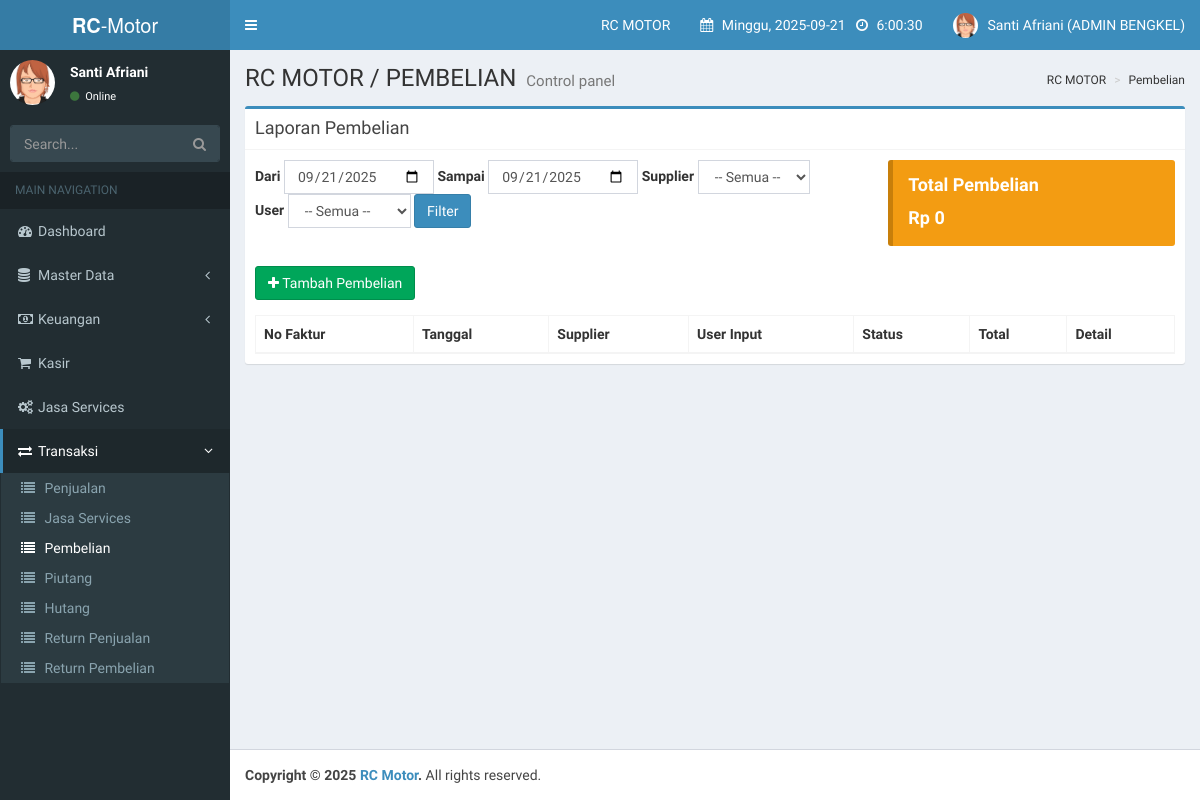
The app's page /index.php?page=pembelian (signed in) with its own data.
### tables this page shows
CREATE TABLE `users` (
  `id_user` int(11) NOT NULL AUTO_INCREMENT,
  `nama_lengkap` varchar(100) NOT NULL,
  `email` varchar(100) NOT NULL,
  `password` varchar(255) NOT NULL,
  `role` enum('super_user','owner_bengkel','admin_bengkel','teknisi') NOT NULL,
  `bengkel_id` int(11) DEFAULT NULL,
  `created_at` timestamp NOT NULL DEFAULT current_timestamp(),
  `updated_at` timestamp NOT NULL DEFAULT current_timestamp() ON UPDATE current_timestamp(),
  PRIMARY KEY (`id_user`),
  UNIQUE KEY `email` (`email`),
  KEY `bengkel_id` (`bengkel_id`),
  CONSTRAINT `users_ibfk_1` FOREIGN KEY (`bengkel_id`) REFERENCES `bengkels` (`id_bengkel`) ON DELETE SET NULL
);

CREATE TABLE `bengkels` (
  `id_bengkel` int(11) NOT NULL AUTO_INCREMENT,
  `nama_bengkel` varchar(100) NOT NULL,
  `alamat` text DEFAULT NULL,
  `telepon` varchar(20) DEFAULT NULL,
  `owner_id` int(11) DEFAULT NULL,
  `status` enum('aktif','non_aktif') NOT NULL DEFAULT 'aktif',
  `created_at` timestamp NOT NULL DEFAULT current_timestamp(),
  `updated_at` timestamp NOT NULL DEFAULT current_timestamp() ON UPDATE current_timestamp(),
  PRIMARY KEY (`id_bengkel`),
  KEY `fk_bengkels_owner` (`owner_id`),
  CONSTRAINT `fk_bengkels_owner` FOREIGN KEY (`owner_id`) REFERENCES `users` (`id_user`) ON DELETE SET NULL
);

### inc/functions.php (called while the page is built)
<?php
function get_user_role() {
    return $_SESSION['role'] ?? null;
}
?>

### pages/admin_bengkel/pembelian.php (the view, shortened to what this page needs)
<?php
$tgl_dari = $_GET['tgl_dari'] ?? date('Y-m-d');
$tgl_sampai = $_GET['tgl_sampai'] ?? date('Y-m-d');
$where = "WHERE t.no_faktur LIKE '%PB%'";
if ($tgl_dari && $tgl_sampai) {
    $where .= " AND DATE(t.tanggal) BETWEEN '$tgl_dari' AND '$tgl_sampai'";
}
$total_pembelian = 0;
$q_total = mysqli_query($conn, "
    SELECT SUM(t.total) as total_pembelian
    FROM transaksi t
    $where AND id_bengkel = '$id_bengkel'
");
if ($row = mysqli_fetch_assoc($q_total)) {
    $total_pembelian = $row['total_pembelian'] ?? 0;
}
?>
<div class="box box-primary">
    <div class="box-header with-border">
        <h3 class="box-title">Laporan Pembelian</h3>
    </div>
    <div class="box-body">
        <div class="row">
            <div class="col-md-8">
                <form method="get" class="form-inline" style="margin-bottom: 20px;">
                    <div class="form-group">
                        <label>Dari</label>
                        <input type="date" name="tgl_dari" class="form-control" value="<?= $tgl_dari ?>">
                    </div>
                    <div class="form-group">
                        <label>Sampai</label>
                        <input type="date" name="tgl_sampai" class="form-control" value="<?= $tgl_sampai ?>">
                    </div>
                    <div class="form-group">
                        <label>Supplier</label>
                        <select name="id_supplier" class="form-control">
                            <option value="">-- Semua --</option>
                        </select>
                    </div>
                    <div class="form-group">
                        <label>User</label>
                        <select name="id_user" class="form-control">
                            <option value="">-- Semua --</option>
                        </select>
                    </div>
                    <button type="submit" class="btn btn-primary">Filter</button>
                </form>
            </div>
            <div class="col-md-4">
                <div class="callout callout-warning" style="margin-bottom: 20px;">
                    <h4>Total Pembelian</h4>
                    <p style="font-size: 18px; font-weight: bold;">Rp <?= number_format($total_pembelian, 0, ',', '.'); ?></p>
                </div>
            </div>
        </div>
        <div class="row" style="margin-bottom: 15px;">
            <div class="col-md-12 text-left">
                <button class="btn btn-success" data-toggle="modal" data-target="#modalTransaksiPembelian">
                <i class="fa fa-plus"></i> Tambah Pembelian
                </button>
            </div>
        </div>
        <table id="tableLaporan" class="table table-bordered table-striped">
            <thead>
                <tr>
                    <th>No Faktur</th>
                    <th>Tanggal</th>
                    <th>Supplier</th>
                    <th>User Input</th>
                    <th>Status</th>
                    <th>Total</th>
                    <th>Detail</th>
                </tr>
            </thead>
        </table>
    </div>
</div>

### index.php (shortened to what this page needs)
<?php
include 'inc/koneksi.php';
require_once 'inc/functions.php';
$page = $_GET['page'] ?? 'default_page';
$breadcrumb = str_replace("_", " ", $page);
if (!isset($_SESSION['email']) || $_SESSION['email'] == "") {
    header("location:login.php");
    exit();
} else {
    $current_user_role = $_SESSION['role'];
    $query_data_users = mysqli_query($conn, "SELECT nama_lengkap, role, users.bengkel_id, bengkels.nama_bengkel FROM users join bengkels on users.bengkel_id = bengkels.id_bengkel WHERE email = '$_SESSION[email]'");
    $data_users = mysqli_fetch_array($query_data_users);
    $roletext = str_replace("_"," ", $data_users['role']);
    $nama_bengkel = htmlspecialchars($data_users['nama_bengkel']);
    $id_bengkel = htmlspecialchars($data_users['bengkel_id']);
?>
<!DOCTYPE html>
<html>
<head>
    <link rel="stylesheet" href="bower_components/bootstrap/dist/css/bootstrap.min.css">
    <link rel="stylesheet" href="bower_components/font-awesome/css/font-awesome.min.css">
    <link rel="stylesheet" href="dist/css/AdminLTE.min.css">
    <link rel="stylesheet" href="dist/css/skins/_all-skins.min.css">
    <link rel="stylesheet" href="bower_components/morris.js/morris.css">
    <link rel="stylesheet" href="bower_components/jvectormap/jquery-jvectormap.css">
    <link rel="stylesheet" href="bower_components/bootstrap-datepicker/dist/css/bootstrap-datepicker.min.css">
    <link rel="stylesheet" href="bower_components/bootstrap-daterangepicker/daterangepicker.css">
    <link rel="stylesheet" href="plugins/bootstrap-wysihtml5/bootstrap3-wysihtml5.min.css">
    <link rel="stylesheet" type="text/css" href="plugins/datatable/datatables.css">
    <link href="https://cdn.jsdelivr.net/npm/select2@4.1.0-rc.0/dist/css/select2.min.css" rel="stylesheet" />
</head>
<body class="hold-transition skin-blue sidebar-mini">
<div class="wrapper">
    <header class="main-header">
        <a href="#" class="logo">
            <span class="logo-lg"><b>RC</b>-Motor</span>
        </a>
        <nav class="navbar navbar-static-top">
            <a href="#" class="sidebar-toggle" data-toggle="push-menu" role="button">
            </a>
            <div class="navbar-custom-menu">
                <ul class="nav navbar-nav">
                    <li class="dropdown user tasks-menu">
                        <a href="#" class="dropdown-toggle" data-toggle="dropdown">
                            <?= $nama_bengkel; ?>
                        </a>
                    </li>
                    <li class="dropdown user tasks-menu">
                        <a href="#" class="dropdown-toggle" data-toggle="dropdown">
                            <i class="fa fa-calendar" aria-hidden="true"></i>
                            <span class="" id="tanggal">
                                <?php
                                    function hari_ini(){
                                        $hari = date ("D");
                                        switch($hari){
                                            case 'Sun':
                                                $hari_ini = "Minggu";
                                            break;
                                        }
                                        return $hari_ini;
                                    }
                                ?>
                                <?= hari_ini().', '.date("Y-m-d"); ?>
                            </span>
                            <i class="fa fa-clock-o" aria-hidden="true"></i>
                            <span class="" id="jam">
                            </span>
                        </a>
                    </li>
                    <li class="dropdown user user-menu">
                        <a href="#" class="dropdown-toggle" data-toggle="dropdown">
                            <img src="dist/img/avatar3.png" class="user-image" alt="User Image">
                            <span class="hidden-xs"><?= $data_users['nama_lengkap']; ?> (<?= strtoupper($roletext); ?>)</span>
                        </a>
                    </li>
                </ul>
            </div>
        </nav>
    </header>
    <aside class="main-sidebar">
        <section class="sidebar">
            <div class="user-panel">
                <div class="pull-left image">
                    <img src="dist/img/avatar3.png" class="img-circle" alt="User Image">
                </div>
                <div class="pull-left info">
                    <p><?= $data_users['nama_lengkap']; ?></p>
                    <a href="#"><i class="fa fa-circle text-success"></i> Online</a>
                </div>
            </div>
            <form action="#" method="get" class="sidebar-form">
                <div class="input-group">
                    <input type="text" name="q" class="form-control" placeholder="Search...">
                    <span class="input-group-btn">
                        <button type="submit" name="search" id="search-btn" class="btn btn-flat"><i class="fa fa-search"></i>
                        </button>
                    </span>
                </div>
            </form>
            <?php
            $page = $_GET['page'] ?? 'dashboard';
            ?>
            <ul class="sidebar-menu" data-widget="tree">
                <li class="header">MAIN NAVIGATION</li>
                <li class="<?php echo ($page === 'dashboard') ? 'active' : ''; ?>">
                    <a href="?page=dashboard">
                        <i class="fa fa-dashboard"></i><span>Dashboard</span>
                    </a>
                </li>
                <?php if (get_user_role() === 'admin_bengkel'): ?>
                <li class="treeview <?php echo (in_array($page, ['sparepart', 'barcode', 'supplier', 'pelanggan', 'teknisi', 'jenis_services', 'merk', 'sub_merk', 'stok_opname', 'history_stok_masuk', 'history_stok_keluar'])) ? 'active menu-open' : ''; ?>">
                    <a href="#">
                        <i class="fa fa-database"></i><span>Master Data</span>
                        <span class="pull-right-container">
                            <i class="fa fa-angle-left pull-right"></i>
                        </span>
                    </a>
                </li>
                <li class="treeview <?php echo (in_array($page, ['asset', 'modal', 'biaya'])) ? 'active menu-open' : ''; ?>">
                    <a href="#">
                        <i class="fa fa-money"></i><span>Keuangan</span>
                        <span class="pull-right-container">
                            <i class="fa fa-angle-left pull-right"></i>
                        </span>
                    </a>
                </li>
                <li class="<?php echo ($page === 'kasir') ? 'active' : ''; ?>">
                    <a href="?page=kasir">
                        <i class="fa fa-shopping-cart"></i><span>Kasir</span>
                    </a>
                </li>
                <li class="<?php echo ($page === 'jasa_services') ? 'active' : ''; ?>">
                    <a href="?page=jasa_services">
                        <i class="fa fa-cogs"></i><span>Jasa Services</span>
                    </a>
                </li>
                <li class="treeview <?php echo (in_array($page, ['penjualan', 'jasa_services_report', 'pembelian', 'piutang', 'hutang', 'return_penjualan', 'return_pembelian'])) ? 'active menu-open' : ''; ?>">
                    <a href="#">
                        <i class="fa fa-exchange"></i><span>Transaksi</span>
                        <span class="pull-right-container">
                            <i class="fa fa-angle-left pull-right"></i>
                        </span>
                    </a>
                    <ul class="treeview-menu">
                        <li class="<?php echo ($page === 'penjualan') ? 'active' : ''; ?>">
                            <a href="?page=penjualan"><i class="fa fa-list"></i> Penjualan</a>
                        </li>
                        <li class="<?php echo ($page === 'jasa_services_report') ? 'active' : ''; ?>">
                            <a href="?page=jasa_services_report"><i class="fa fa-list"></i> Jasa Services</a>
                        </li>
                        <li class="<?php echo ($page === 'pembelian') ? 'active' : ''; ?>">
                            <a href="?page=pembelian"><i class="fa fa-list"></i> Pembelian</a>
                        </li>
                        <li class="<?php echo ($page === 'piutang') ? 'active' : ''; ?>">
                            <a href="?page=piutang"><i class="fa fa-list"></i> Piutang</a>
                        </li>
                        <li class="<?php echo ($page === 'hutang') ? 'active' : ''; ?>">
                            <a href="?page=hutang"><i class="fa fa-list"></i> Hutang</a>
                        </li>
                        <li class="<?php echo ($page === 'return_penjualan') ? 'active' : ''; ?>">
                            <a href="?page=return_penjualan"><i class="fa fa-list"></i> Return Penjualan</a>
                        </li>
                        <li class="<?php echo ($page === 'return_pembelian') ? 'active' : ''; ?>">
                            <a href="?page=return_pembelian"><i class="fa fa-list"></i> Return Pembelian</a>
                        </li>
                    </ul>
                </li>
                <?php endif; ?>
            </ul>
        </section>
    </aside>
    <div class="content-wrapper">
        <section class="content-header">
            <h1>
                RC MOTOR / <?= strtoupper($breadcrumb ?? 'DASHBOARD'); ?>
                <small>Control panel</small>
            </h1>
            <ol class="breadcrumb">
                <li>RC MOTOR</li>
                <li class="text-capitalize"><?= $breadcrumb ?? 'Tidak Tersedia'; ?></li>
            </ol>
        </section>
        <section class="content">
            <?php
            $page = $_GET['page'] ?? 'dashboard';
            $halaman = str_replace(" ", "_", $page);
            $folder = '';
            if ($current_user_role == 'super_user') {
                $folder = 'super_user/';
            } else if ($current_user_role == 'admin_bengkel') {
                $folder = 'admin_bengkel/';
            } else if ($current_user_role == 'owner_bengkel') {
                $folder = 'owner_bengkel/';
            } else {
                $folder = '';
            }
            $halaman2 = "pages/".$folder. $halaman . ".php";
            if (file_exists($halaman2)) {
                include $halaman2;
            } else {
                echo "<div class='alert alert-danger'>Halaman <strong>" . htmlspecialchars($page) . "</strong> Tidak ditemukan atau tidak ada akses untuk peran ini.</div>";
            }
            ?>
        </section>
        </div>
    <footer class="main-footer">
        <strong>Copyright &copy; 2025 <a href=""> RC Motor</a>.</strong> All rights
        reserved.
    </footer>
</div>
</body>
</html>
<?php
}
?>

### records on screen
users: bengkel.nama_bengkel "RC MOTOR", nama_lengkap "Santi Afriani", role "ADMIN BENGKEL"

### other values on screen
hari_ini() "Minggu"
$breadcrumb "PEMBELIAN"
$breadcrumb "Pembelian"
$total_pembelian "0"
